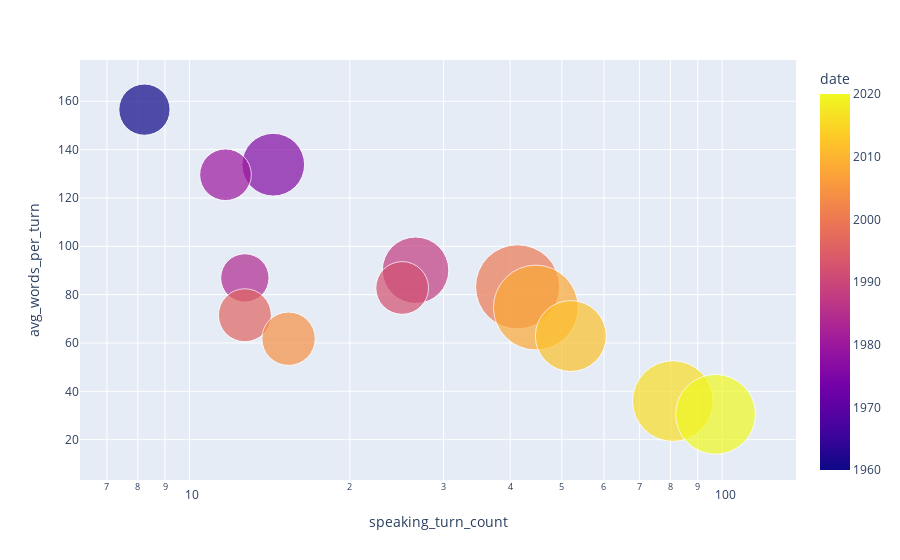

The notebook cell saved with this chart:
### Code cell
fig = px.scatter(df, x="speaking_turn_count", y="avg_words_per_turn",
	         size="total_word_count", color="date",
                 hover_name="date", log_x=True, size_max=60)
fig.show()

### Figure 1 — Plotly figure (JSON) as saved in the notebook; plotly's stock layout.template omitted (floating-point values rounded to 4 significant figures)
{"data": [{"hovertemplate": "<b>%{hovertext}</b><br><br>speaking_turn_count=%{x}<br>avg_words_per_turn=%{y}<br>total_word_count=%{marker.size}<br>date=%{marker.color}<extra></extra>", "hovertext": [1960, 1976, 1980, 1984, 1988, 1992, 1996, 2000, 2004, 2008, 2012, 2016, 2020], "legendgroup": "", "marker": {"color": [1960, 1976, 1980, 1984, 1988, 1992, 1996, 2000, 2004, 2008, 2012, 2016, 2020], "coloraxis": "coloraxis", "size": [1414.0, 2119.0, 1438.0, 1260.0, 2382.0, 1498.0, 1511.0, 3812.0, 1534.0, 3879.0, 2713.0, 3509.0, 3438.0], "sizemode": "area", "sizeref": 1.077, "symbol": "circle"}, "mode": "markers", "name": "", "orientation": "v", "showlegend": false, "type": "scatter", "x": [8.233, 14.37, 11.69, 12.71, 26.58, 25.08, 12.71, 41.31, 15.35, 44.7, 52, 80.83, 97.2], "xaxis": "x", "y": [156.5, 133.8, 129.6, 86.91, 90.09, 82.76, 71.47, 83.23, 61.75, 74.64, 62.87, 35.96, 30.47], "yaxis": "y"}], "layout": {"coloraxis": {"colorbar": {"title": {"text": "date"}}, "colorscale": [[0, "#0d0887"], [0.1111, "#46039f"], [0.2222, "#7201a8"], [0.3333, "#9c179e"], [0.4444, "#bd3786"], [0.5556, "#d8576b"], [0.6667, "#ed7953"], [0.7778, "#fb9f3a"], [0.8889, "#fdca26"], [1, "#f0f921"]]}, "legend": {"itemsizing": "constant", "tracegroupgap": 0}, "margin": {"t": 60}, "xaxis": {"anchor": "y", "domain": [0, 1], "title": {"text": "speaking_turn_count"}, "type": "log"}, "yaxis": {"anchor": "x", "domain": [0, 1], "title": {"text": "avg_words_per_turn"}}}}
